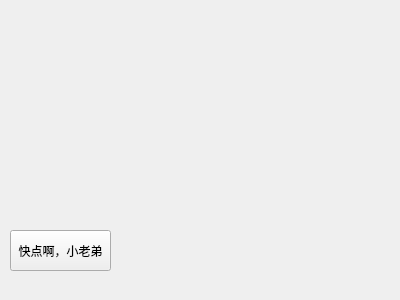
<?xml version="1.0" encoding="UTF-8"?>
<ui version="4.0">
 <class>Widget</class>
 <widget class="QWidget" name="Widget">
  <property name="geometry">
   <rect>
    <x>0</x>
    <y>0</y>
    <width>400</width>
    <height>300</height>
   </rect>
  </property>
  <property name="windowTitle">
   <string>Widget</string>
  </property>
  <widget class="QPushButton" name="pushButton">
   <property name="geometry">
    <rect>
     <x>10</x>
     <y>230</y>
     <width>101</width>
     <height>41</height>
    </rect>
   </property>
   <property name="text">
    <string>快点啊，小老弟</string>
   </property>
  </widget>
 </widget>
 <layoutdefault spacing="6" margin="11"/>
 <resources/>
 <connections/>
</ui>
